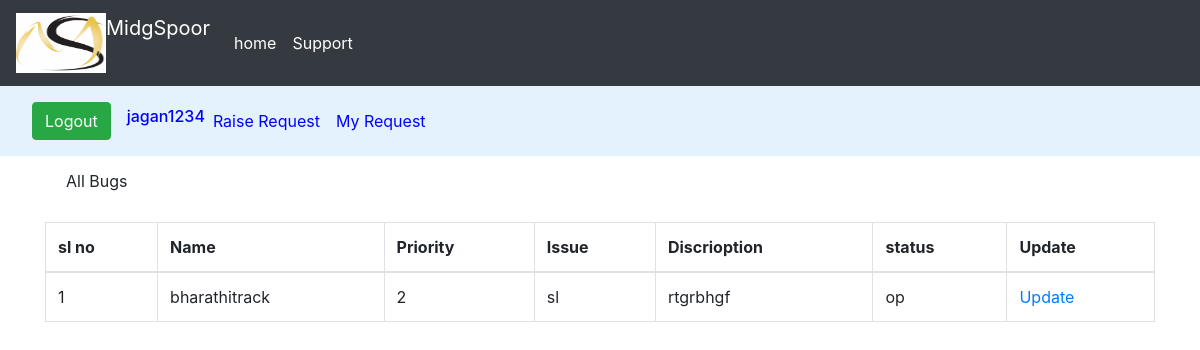
Page /all_bugs (signed in) on the earlier database version.
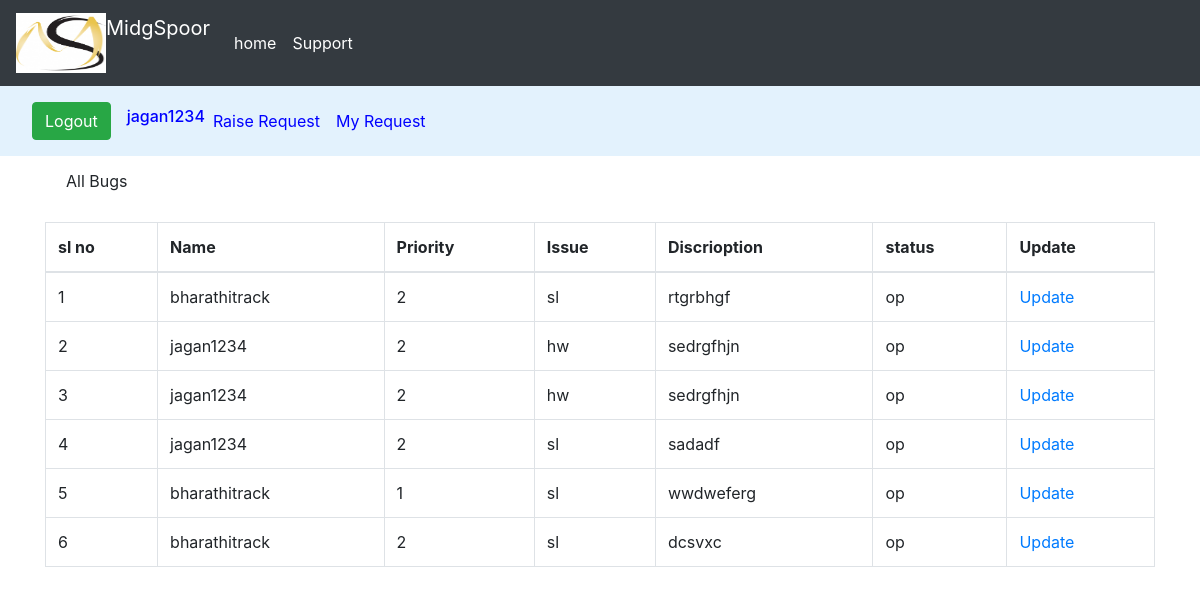
Same page on the later database version.
### tracktool/models.py (models this page shows, shortened)
class Bugs(models.Model):
    prioritychoice = (
        ('1', 'priority and important'),
        ('2', 'picked in resolved in 60 min time'),
        ('3', 'picked in 2 hrs'),
        ('4', 'picked in 12 hrs'),
        ('5', '24 hrs priority'),
    )
    issues=(('sl','software relate'),
            ('hw','hardware relate'),
            ('Nw','Network relate')
            )
    statschoice=(('op','open'),
                 ('as','assigned'),
                 ('INP','Inprogress'),
                 ('cl','closed'),
                 ('fw','changedepartment')
                 )
    name=models.ForeignKey(User,help_text= 'User raising  the request',on_delete=models.CASCADE)
    priority=models.CharField(max_length=2,help_text='1 is most prioritised',choices=prioritychoice)
    issue=models.CharField(max_length=50,help_text='select related',choices=issues)
    discription=models.TextField(max_length=300,help_text='elaberate the issue')
    status=models.CharField(max_length=3,help_text='status',choices=statschoice)
    attachments=models.ImageField(upload_to="images/",blank=True,null=True)
    last_modified = models.DateTimeField(auto_now_add=True)

### tracktool/views.py (the view)
# urls.py: path('all_bugs', views.all_bugs, name='all_bugs'),
@login_required(login_url='accounts_urls:userloginpage')
def all_bugs(request):
    bugs=Bugs.objects.all()
    return render (request,'bugtrack/all_bugs.html',context={'bugs':bugs })

### templates/bugtrack/all_bugs.html
{% extends 'bugtrack/home.html' %}
{% block body %}
<div class="container">
    <div class="alert aiert-info ">All Bugs</div>
    <table class="table table-bordered">
        <thead>
        <tr>
            <th>sl no</th>
            <th>Name</th>
            <th>Priority</th>
            <th>Issue</th>
            <th>Discrioption</th>
            <th>status</th>
            <th>Update</th>
        </tr>
        </thead>
        <tbody>
        {% for bug in bugs %}
        <tr>
            <td>{{ forloop.counter }}</td>
            <td>{{ bug.name }}</td>
            <td>{{ bug.priority }}</td>
            <td>{{ bug.issue }}</td>
            <td>{{ bug.discription }}</td>
            <td>{{ bug.status }}</td>
            <td><a href="{% url 'tracktool_urls:update_request' bug.id %}">Update</a></td>
        </tr>
          {% endfor %}
        </tbody>
    </table>
</div>
{% endblock %}

### templates/bugtrack/home.html (shortened to what this page needs)
{% extends 'bugtrack/base.html' %}

### templates/bugtrack/base.html (shortened to what this page needs)
<!DOCTYPE html>
{% load static %}
<html lang="en">
<head>
    <link rel="stylesheet" href="{% static 'boot/bs.css' %}">
</head>
<body>
{% block header %}
<nav class="navbar navbar-expand-lg  navbar navbar-dark bg-dark">
  <a class="navbar-brand" href="#"><img src="media/logo.png" width="90" height="60" class="d-inline-block align-top" style="color: blue;">MidgSpoor</a>
  <div class="collapse navbar-collapse" id="navbarNavAltMarkup">
    <div class="navbar-nav">
      <a class="nav-item nav-link active" href="{% url 'tracktool_urls:home' %} " style="color:white;">home</a>
        <a class="nav-item nav-link active" href="#" style="color:white;" >Support</a>
    </div>
  </div>
</nav>
               <nav class="navbar navbar-expand-lg " style="background-color: #e3f2fd;">
            {% if user.is_authenticated %}
                 <div class="form-inline my-2 my-lg-0">
                <a class="nav-item nav-link active " href="{% url 'accounts_urls:userlogoutpage' %}"><button class="btn btn-success" type="submit">Logout</button></a>
                     <h6 style="color:blue;" style="font-size:160%;" > {{ user.username }}</h6>
                 </div>
                      <div class="collapse navbar-collapse" id="navbarNavAltMarkup">
                        <div class="navbar-nav">
                          <a class="nav-item nav-link active" href="{% url 'tracktool_urls:raise_bugs' %}" class="btn btn-success" style="color:blue;">Raise Request</a>
                          <a class="nav-item nav-link active " href="{% url 'tracktool_urls:my_bugs' %}" class="btn btn-success" style="color:blue;">My Request</a>
                        </div>
                      </div>
            {% endif %}
               </nav>
{% endblock %}
{% block body %}{% endblock %}
</body>
</html>

### templates/bugtrack/base.html (style rules this page uses)
img { display: block; margin-left: auto; margin-right: auto; }

Differences in the rows shown:
added Bugs: name "jagan1234", priority "2", issue "hw", discription "sedrgfhjn", status "op"
added Bugs: name "jagan1234", priority "2", issue "hw", discription "sedrgfhjn", status "op"
added Bugs: name "jagan1234", priority "2", issue "sl", discription "sadadf", status "op"
added Bugs: name "bharathitrack", priority "1", issue "sl", discription "wwdweferg", status "op"
added Bugs: name "bharathitrack", priority "2", issue "sl", discription "dcsvxc", status "op"
